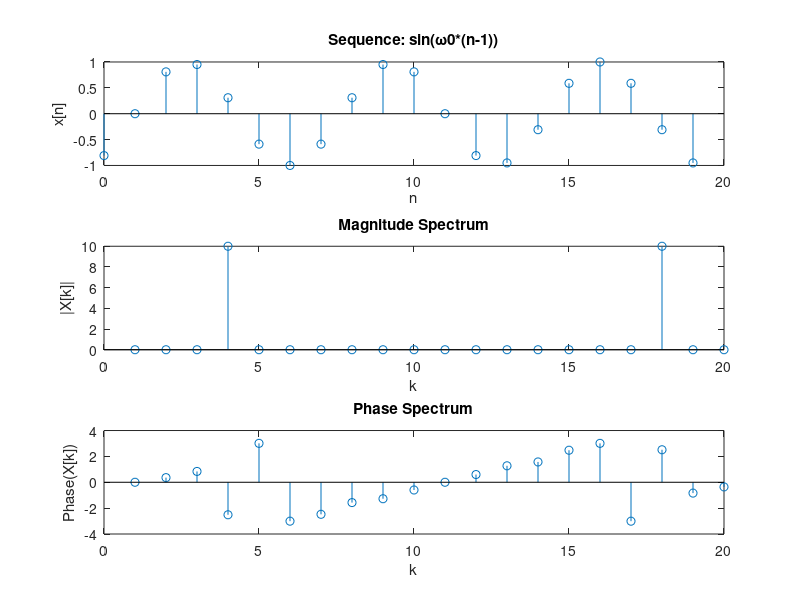

MATLAB code for this plot:
N = 20;
omega0 = 3*pi/10;
n = 0:N-1;
x = sin(omega0 * (n-1));
X = fft(x);
figure;

subplot(3, 1, 1);
stem(n, x);
title('Sequence: sin(ω0*(n-1))');
xlabel('n'); ylabel('x[n]');

subplot(3, 1, 2);
stem(abs(X));
title('Magnitude Spectrum');
xlabel('k'); ylabel('|X[k]|');

subplot(3, 1, 3);
stem(angle(X));
title('Phase Spectrum');
xlabel('k'); ylabel('Phase(X[k])');